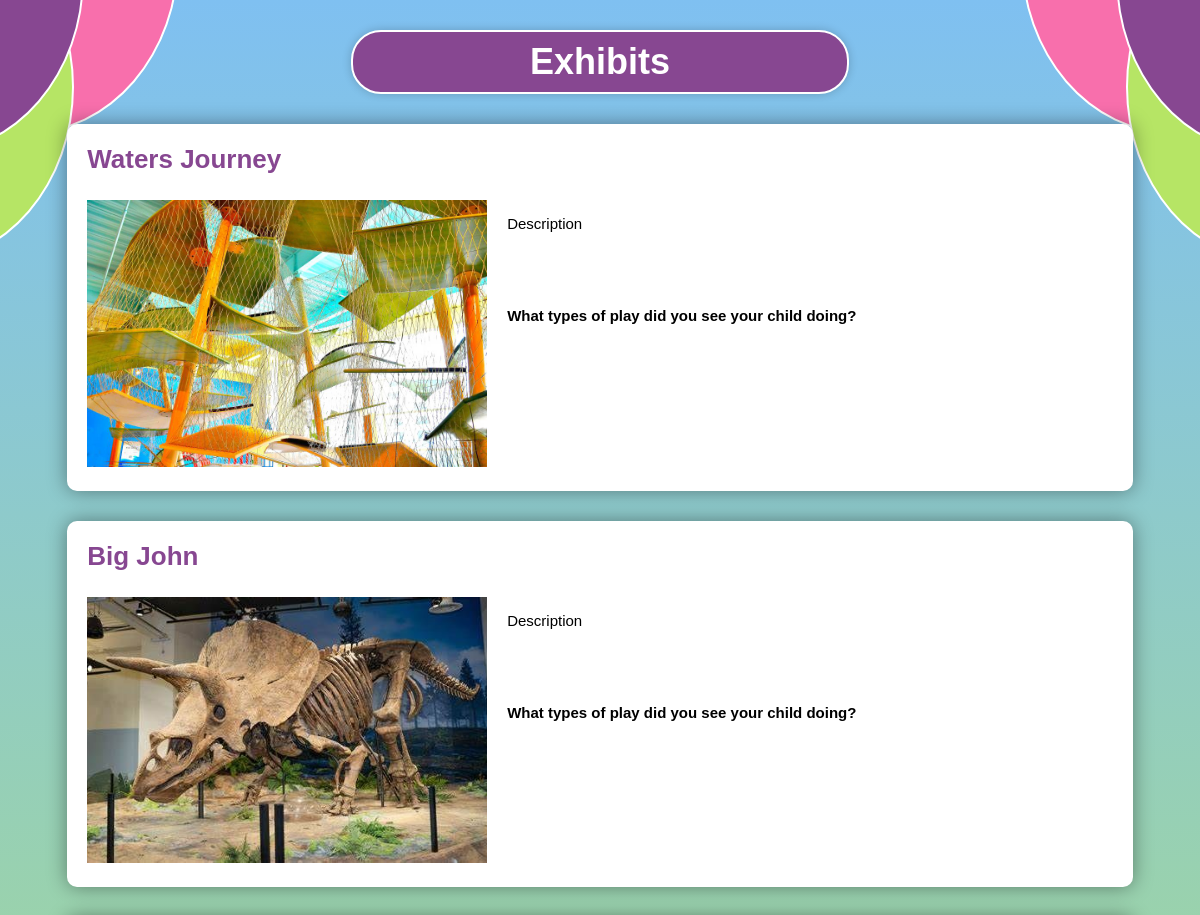
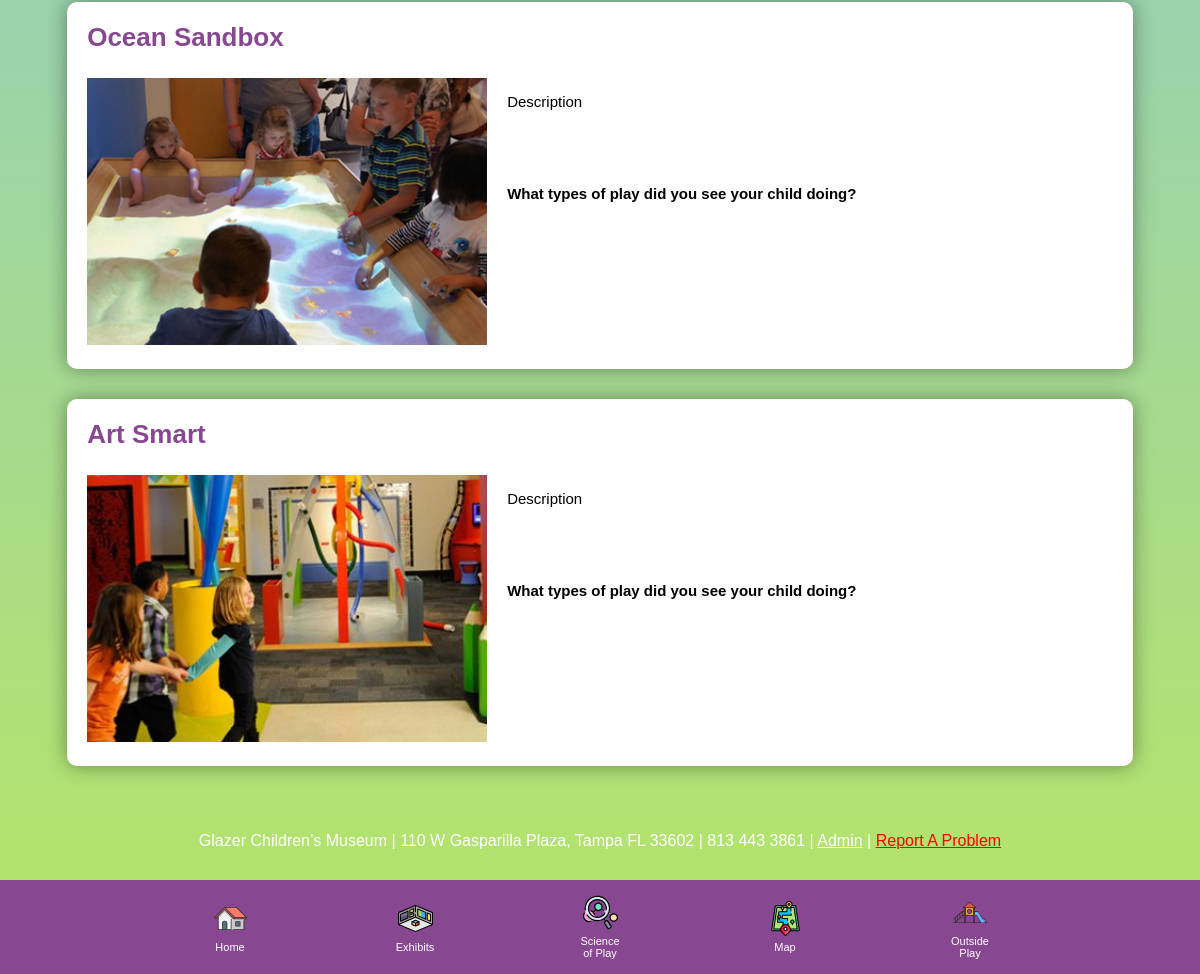
The app's page /exhibits_page/, older data (2 pictures, top to bottom).
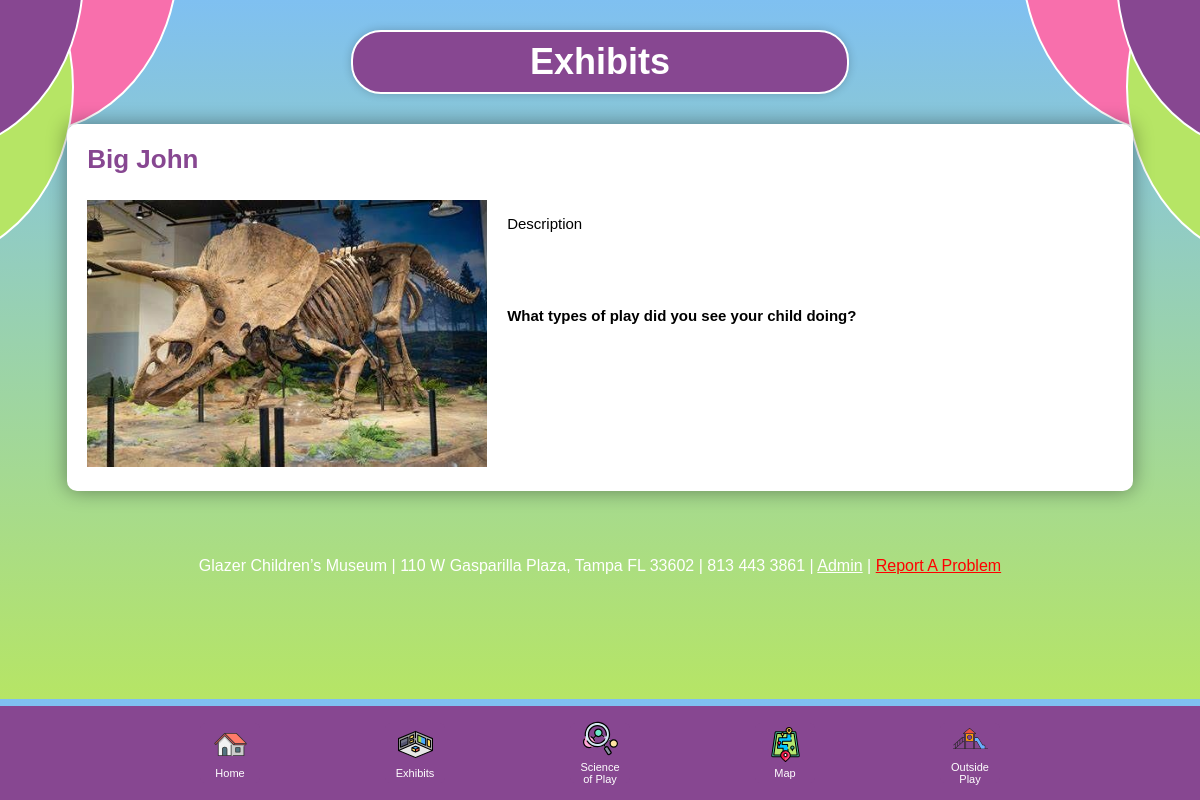
The same page, newer data.
### members/models.py (models this page shows)
class Exhibit(models.Model):
    title = models.CharField(max_length=100)
    description = models.TextField()
    image = models.ImageField(upload_to='exhibit_images/')
    playtypePhysical = models.TextField(blank=True, null=True)
    playtypeSocialEmotional = models.TextField(blank=True, null=True)
    playtypeSensory = models.TextField(blank=True, null=True)
    playtypeCognitive = models.TextField(blank=True, null=True)
    playtypeCommunication = models.TextField(blank=True, null=True)

### members/views.py (the view)
# urls.py: path('exhibits_page/', views.exhibits_page, name='exhibits_page'),
def exhibits_page(request):
  exhibits = Exhibit.objects.all()
  return render(request, 'exhibits_page.html', {'exhibits': exhibits})

### members/templates/exhibits_page.html (shortened to what this page needs)
{% load static %}
<!DOCTYPE html>
<link href="https://fonts.cdnfonts.com/css/vag-primer" rel="stylesheet">
<html lang="en">
<head>
</head>
<body>
  <div class="title-box">
    <div class="welcome-title">
        <h1>Exhibits</h1>
    </div>
  </div>
{% for exhibit in exhibits %}
<div class="section">
  <h2>{{ exhibit.title }}</h2>
  <div class="content">
    <div class="image">
      <img src="{{ exhibit.image.url }}" alt="{{ exhibit.title }} Image">
    </div>
    <div class="description">
      {% if exhibit.description %}
      <p>{{ exhibit.description }}</p>
      {% endif %}
      <div class="empty-div"></div>
      <p><b>What types of play did you see your child doing?</b></p>
      <div class="play-types">
      </div>
    </div>
  </div>
</div>
{% endfor %}
<div class="circle left-circle1"></div>
<div class="circle right-circle1"></div>
<div class="circle left-circle2"></div>
<div class="circle right-circle2"></div>
<div class="circle left-circle3"></div>
<div class="circle right-circle3"></div>
<footer>
  <ul>
    <div class="center-justified">
      <div class="row">
          <li><a href="{% url 'main' %}"><div class="button-container"><button>
              <img src="{% static 'images/home.svg' %}" alt="Home Button Icon">
              <span>Home</span>
          </button></div></a></li>
        <li><a href="{% url 'exhibits_page' %}"><div class="button-container"><button>
          <img src="{% static 'images/exhibits.svg' %}" alt="Exhibit Button Icon">
            <span>Exhibits</span>
        </button></div></a></li>
      <li><a href="{% url 'science_of_play' %}"><div class="button-container"><button>
          <img src="{% static 'images/science.svg' %}" alt="Science Button Icon">
          <span>Science of Play</span>
      </button></div></a></li>
      <li><a href="{% url 'map' %}"><div class="button-container"><button>
          <img src="{% static 'images/map.svg' %}" alt="Map Button Icon">
          <span>Map</span>
      </button></div></a></li>
      <li><a href="{% url 'activities' %}"><div class="button-container"><button>
          <img src="{% static 'images/playground.svg' %}" alt="Playground Button Icon">
          <span>Outside Play</span>
      </button></div></a></li>
      </div>
    </div>
  </ul>
</footer>
<div class="empty-div"></div>
<aboutUs>
  <p>
      Glazer Children’s Museum | 110 W Gasparilla Plaza, Tampa FL 33602 | 813 443 3861 |
      <a href="/admin/" class="admin-link">Admin</a> |
      <a href="https://forms.gle/PM4ooKzHEkmc4Fg47" class="report-link">Report A Problem</a>
  </p>
</aboutUs>
<div class="empty-div"></div>
<div class="empty-div"></div>
</body>
</html>

Row changes from the older to the newer data that the page shows:
removed Exhibit: title "Waters Journey", image (picture), description "Description"
removed Exhibit: title "Ocean Sandbox", image (picture), description "Description"
removed Exhibit: title "Art Smart", image (picture), description "Description"
